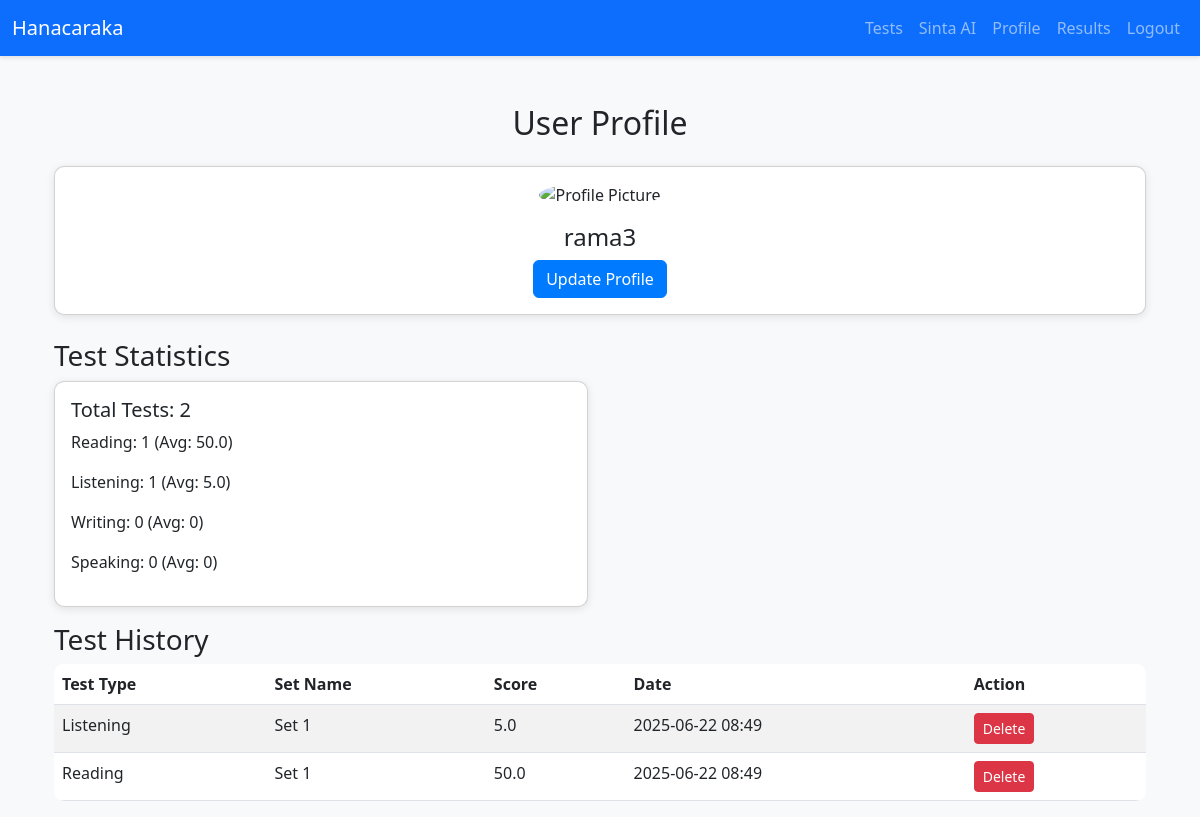
The page /profile/ (signed in) on the database its author committed.
### models.py (models this page shows, shortened)
class User(UserMixin, db.Model):
    id = db.Column(db.Integer, primary_key=True)
    username = db.Column(db.String(80), unique=True, nullable=False)
    password_hash = db.Column(db.String(128), nullable=False)
    profile_image = db.Column(db.LargeBinary, nullable=True)  # BLOB untuk profile picture
    tests = db.relationship('TestResult', backref='user', lazy=True)
    chat_sessions = db.relationship('ChatSession', backref='user', lazy=True)

class TestResult(db.Model):
    id = db.Column(db.Integer, primary_key=True)
    user_id = db.Column(db.Integer, db.ForeignKey('user.id'), nullable=False)
    test_type = db.Column(db.String(50), nullable=False)
    set_name = db.Column(db.String(100), nullable=False)
    score = db.Column(db.JSON, nullable=False)
    timestamp = db.Column(db.DateTime, nullable=False, default=datetime.utcnow)

### routes/profile.py (the view)
@profile.route('/')
@login_required
def profile_page():
    try:
        results = TestResult.query.filter_by(user_id=current_user.id).order_by(TestResult.timestamp.desc()).all()
        stats = {
            'total_tests': len(results),
            'reading_tests': len([r for r in results if r.test_type == 'reading']),
            'listening_tests': len([r for r in results if r.test_type == 'listening']),
            'writing_tests': len([r for r in results if r.test_type == 'writing']),
            'speaking_tests': len([r for r in results if r.test_type == 'speaking']),
        }
        reading_scores = [r.score.get('percentage', 0) for r in results if r.test_type == 'reading' and 'percentage' in r.score]
        listening_scores = [r.score.get('percentage', 0) for r in results if r.test_type == 'listening' and 'percentage' in r.score]
        writing_scores = [r.score.get('overall', 0) for r in results if r.test_type == 'writing' and 'overall' in r.score]
        speaking_scores = [r.score.get('overall', 0) for r in results if r.test_type == 'speaking' and 'overall' in r.score]
        stats['avg_reading'] = sum(reading_scores) / len(reading_scores) if reading_scores else 0
        stats['avg_listening'] = sum(listening_scores) / len(listening_scores) if listening_scores else 0
        stats['avg_writing'] = sum(writing_scores) / len(writing_scores) if writing_scores else 0
        stats['avg_speaking'] = sum(speaking_scores) / len(speaking_scores) if speaking_scores else 0
        return render_template('profile.html', results=results, stats=stats, user=current_user)
    except Exception as e:
        logger.error(f"Error loading profile: {str(e)}", exc_info=True)
        return render_template('profile.html', results=[], stats={}, user=current_user)

### app.py (called while the page is built)
@login_manager.user_loader
def load_user(user_id):
    return db.session.get(User, int(user_id))

@app.after_request
def add_no_cache(response):
    response.headers['Cache-Control'] = 'no-store, no-cache, must-revalidate, max-age=0'
    response.headers['Pragma'] = 'no-cache'
    response.headers['Expires'] = '0'
    return response

### templates/profile.html (shortened to what this page needs)
{% extends 'base.html' %}
{% block content %}
    <div class="container mt-5">
        <h2 class="text-center mb-4">User Profile</h2>
        <div class="card mb-4">
            <div class="card-body text-center">
                {% if user.profile_image %}
                    <img src="{{ url_for('profile.get_profile_image') }}" alt="Profile Picture" class="rounded-circle mb-3" style="width: 150px; height: 150px; object-fit: cover;">
                {% else %}
                    <div class="rounded-circle bg-secondary mb-3 mx-auto" style="width: 150px; height: 150px; line-height: 150px; color: white;">No Image</div>
                {% endif %}
                <h4>{{ user.username }}</h4>
                <a href="{{ url_for('profile.update_profile') }}" class="btn btn-primary">Update Profile</a>
            </div>
        </div>
        <h3>Test Statistics</h3>
        <div class="row">
            <div class="col-md-6">
                <div class="card mb-3">
                    <div class="card-body">
                        <h5>Total Tests: {{ stats.total_tests }}</h5>
                        <p>Reading: {{ stats.reading_tests }} (Avg: {{ stats.avg_reading|round(2) }})</p>
                        <p>Listening: {{ stats.listening_tests }} (Avg: {{ stats.avg_listening|round(2) }})</p>
                        <p>Writing: {{ stats.writing_tests }} (Avg: {{ stats.avg_writing|round(2) }})</p>
                        <p>Speaking: {{ stats.speaking_tests }} (Avg: {{ stats.avg_speaking|round(2) }})</p>
                    </div>
                </div>
            </div>
        </div>
        <h3>Test History</h3>
        <table class="table table-striped">
            <thead>
                <tr>
                    <th>Test Type</th>
                    <th>Set Name</th>
                    <th>Score</th>
                    <th>Date</th>
                    <th>Action</th>
                </tr>
            </thead>
            <tbody>
                {% for result in results %}
                    <tr id="result-{{ result.id }}">
                        <td>{{ result.test_type|title }}</td>
                        <td>{{ result.set_name }}</td>
                        <td>{{ result.score.get('overall', result.score.get('percentage', 0))|round(2) }}</td>
                        <td>{{ result.timestamp.strftime('%Y-%m-%d %H:%M') }}</td>
                        <td>
                            <form class="delete-result-form"
                                  data-result-id="{{ result.id }}"
                                  data-url="{{ url_for('profile.delete_result', result_id=result.id) }}"
                                  method="POST">
                                <button type="submit" class="btn btn-danger btn-sm">Delete</button>
                            </form>
                        </td>
                    </tr>
                {% endfor %}
            </tbody>
        </table>
    </div>
{% endblock %}

### static/css/base.css (style rules this page uses)
body { background-color: #f8f9fa; }
.card { border-radius: 10px; box-shadow: 0 2px 8px rgba(0,0,0,0.1); }
.btn-primary { background-color: #007bff; border-color: #007bff; transition: background-color 0.3s; }
.table { background-color: white; border-radius: 10px; overflow: hidden; }

### rows shown on the page
User: username "rama3"
TestResult: test_type "Listening", set_name "Set 1", score.get "5.0", timestamp "2025-06-22 08:49"
TestResult: test_type "Reading", set_name "Set 1", score.get "50.0", timestamp "2025-06-22 08:49"

### other values the page prints
{{ stats.total_tests }} "2"
{{ stats.reading_tests }} "1"
{{ stats.avg_reading|round(2) }} "50.0"
{{ stats.listening_tests }} "1"
{{ stats.avg_listening|round(2) }} "5.0"
{{ stats.writing_tests }} "0"
{{ stats.avg_writing|round(2) }} "0"
{{ stats.speaking_tests }} "0"
{{ stats.avg_speaking|round(2) }} "0"
